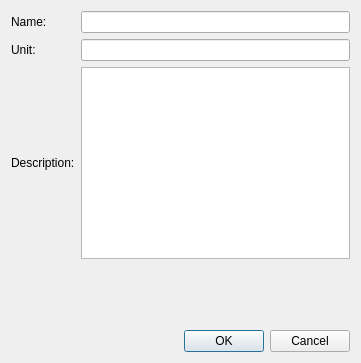
<?xml version="1.0" encoding="UTF-8"?>
<ui version="4.0">
 <class>LogPropertiesDialog</class>
 <widget class="QDialog" name="LogPropertiesDialog">
  <property name="geometry">
   <rect>
    <x>0</x>
    <y>0</y>
    <width>361</width>
    <height>363</height>
   </rect>
  </property>
  <property name="windowTitle">
   <string>Dialog</string>
  </property>
  <layout class="QVBoxLayout" name="verticalLayout">
   <item>
    <layout class="QGridLayout" name="gridLayout">
     <item row="0" column="0">
      <widget class="QLabel" name="label">
       <property name="text">
        <string>Name:</string>
       </property>
      </widget>
     </item>
     <item row="0" column="1">
      <widget class="QLineEdit" name="leName"/>
     </item>
     <item row="1" column="0">
      <widget class="QLabel" name="label_2">
       <property name="text">
        <string>Unit:</string>
       </property>
      </widget>
     </item>
     <item row="1" column="1">
      <widget class="QLineEdit" name="leUnit"/>
     </item>
     <item row="2" column="0">
      <widget class="QLabel" name="label_3">
       <property name="text">
        <string>Description:</string>
       </property>
      </widget>
     </item>
     <item row="2" column="1">
      <widget class="QTextEdit" name="teDescr"/>
     </item>
    </layout>
   </item>
   <item>
    <spacer name="verticalSpacer">
     <property name="orientation">
      <enum>Qt::Vertical</enum>
     </property>
     <property name="sizeHint" stdset="0">
      <size>
       <width>20</width>
       <height>40</height>
      </size>
     </property>
    </spacer>
   </item>
   <item>
    <widget class="QDialogButtonBox" name="buttonBox">
     <property name="orientation">
      <enum>Qt::Horizontal</enum>
     </property>
     <property name="standardButtons">
      <set>QDialogButtonBox::Cancel|QDialogButtonBox::Ok</set>
     </property>
    </widget>
   </item>
  </layout>
 </widget>
 <resources/>
 <connections>
  <connection>
   <sender>buttonBox</sender>
   <signal>accepted()</signal>
   <receiver>LogPropertiesDialog</receiver>
   <slot>accept()</slot>
   <hints>
    <hint type="sourcelabel">
     <x>248</x>
     <y>254</y>
    </hint>
    <hint type="destinationlabel">
     <x>157</x>
     <y>274</y>
    </hint>
   </hints>
  </connection>
  <connection>
   <sender>buttonBox</sender>
   <signal>rejected()</signal>
   <receiver>LogPropertiesDialog</receiver>
   <slot>reject()</slot>
   <hints>
    <hint type="sourcelabel">
     <x>316</x>
     <y>260</y>
    </hint>
    <hint type="destinationlabel">
     <x>286</x>
     <y>274</y>
    </hint>
   </hints>
  </connection>
 </connections>
</ui>
